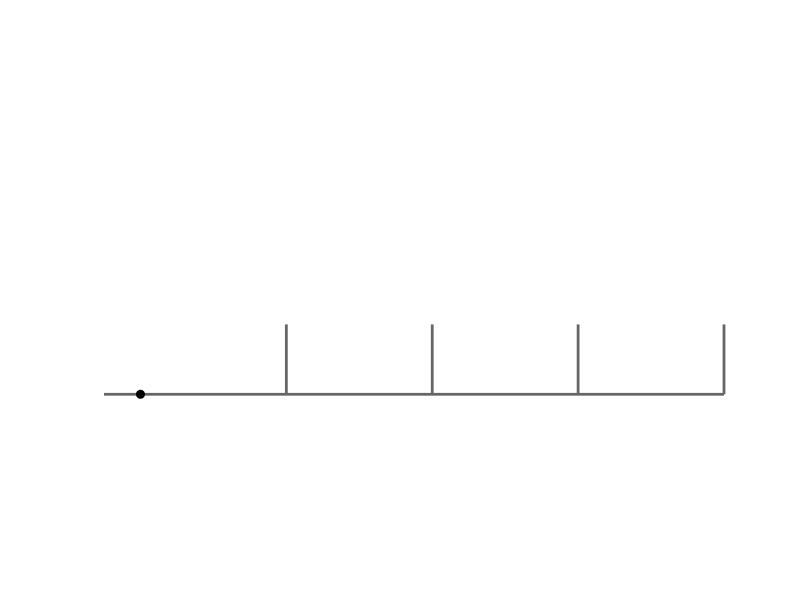

This chart was generated by the following MATLAB code: (Note: this script raises an error after producing the figure.)
%Simulation of traffic flow
%v1,v2
%Eddie Shim, Edd Kim, Ryan Yue
%5/2/16
 
clear
close all
 
% initialize global parameters
global dmin dmax vmax  nblocks tgreen tred  L dmin2 dmax2;
dmin=15;                 	% m
dmax=30;                 	% m
vmax=50;
 
tgreen=120;              	% s
tred=120;                	% s
L=200;                  	% m
nblocks=4;
 
dmin2 = 30;
dmax2 = 60;
 
nblocks=4;
numCars= 0;
ArrayCars = [0];
count = 0;
 
p=rand(1,1000);
 
% set positions of cars at initial time
x=zeros(1,1000);
firstcar=[1 1 1 1];
lastcar=[0 0 0 0];
% time parameters
tmax=3000;                	% s
dt=2;                  	% s
clockmax=ceil(tmax/dt);
 
% variables to record
tsave=zeros(1,clockmax);
ncw=zeros(1,clockmax);    	% number of cars waiting to enter the road
 
% rate of cars coming into the road
R=1/5;                    	% 1/s
 
figure
% set colors
grey=[0.4 0.4 0.4];
green=[0 1 0];
red=[1 0 0];
col=zeros(nblocks,3);
% set position of the figure
set(gcf, 'Position', [250  250  1000  400]);
% draw a line which represents the road
line([-50 800],[0 0],'color',grey,'linewidth',2);
xlim([-50 800]);
ylim([-0.4 1]);
axis off
hold on
% set the three traffic light positions
for i=1:nblocks
	line([i*L i*L],[0 0.2],'color',grey,'linewidth',2);
end
% put cars on road
h=plot(unique(x),zeros(1,length(unique(x))),'ok','markerfacecolor','k','markeredgecolor','k');
 
for clock=1:clockmax
	t=clock*dt;
	tsave(clock)=t;
	% set the traffic light
	s=setlight(t);                          	% define setlight in a seperate function file
	
	% set the light colors and draw the lights
	for i=1:nblocks
    	col(i,:)=s(i)*green+(1-s(i))*red;
    	plot(i*L,0.2,'color',col(i,:),'marker','o','markerfacecolor',col(i,:),'markersize',16)
    	text(i*L-2,0.2, int2str(i));
	end

	
	% calculate random arrival of cars
	if (rand<R*dt)                              % IMPORTANT: R*dt should be less than 1
    	lastcar(1)=lastcar(1)+1;
    	tenter(lastcar(1))=t;               	% record enter time
	end
	
	% move the cars by blocks if the block is not empty
	for b=nblocks:(-1):1                    	% start from the most ahead block
    	if (firstcar(b)<=lastcar(b))        	% if the block is empty, no cars to move   	
        	c=firstcar(b);
        	if (s(b))                       	% green light
            	if (c==1) || (b==nblocks)   	% no cars ahead
                	d=L;
                	%d=x(c-1)-x(c);
            	else
                	d=x(c-1)-x(c);
            	end
        	else                            	% red light
            	d=b*L-x(c);                 	% distance to light
        	end
        	
        	if (p(c)<0)
            	x(c)=x(c)+dt*v1(d);              	% define v in a seperate function file
        	else
            	x(c)=x(c)+dt*v2(d);
        	end
        	if (x(c)>b*L)                   	% 1st car passed the light
            	firstcar(b)=firstcar(b)+1;
            	if (b<nblocks)
                	lastcar(b+1)=lastcar(b+1)+1;
            	else                        	% reach destination
                	texit(c)=t;             	% record exit time
                	numCars = numCars+1;
            	end
        	end
        	c=c+1;
        	while (c<=lastcar(b))           	% update positions of the rest cars
            	
            	if (p(c)<0)
                    x(c)=x(c)+dt*v1(x(c-1)-x(c));
            	else
                    x(c)=x(c)+dt*v2(x(c-1)-x(c));
            	end
            	c=c+1;
        	end
    	end
    	
	end
	
	ArrayCars = [ArrayCars numCars];
	% update positions of cars on the figure
	set(h,'xdata',unique(x),'ydata',zeros(1,length(unique(x))));
	pause(0.1)
end
 
disp(numCars);
figure(2)
t = 1:clockmax+1;
plot(t, ArrayCars, 'linewidth', 1.5);
